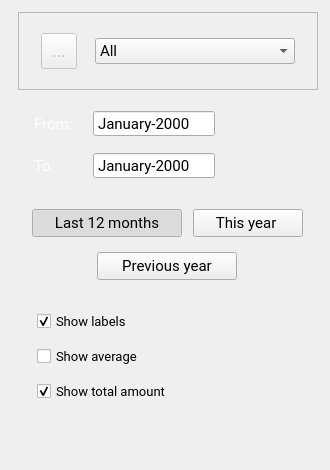
         <widget class="Container" name="expenses">
          <property name="font">
           <font>
            <family>Roboto</family>
            <pointsize>13</pointsize>
           </font>
          </property>
          <property name="features">
           <set>QDockWidget::NoDockWidgetFeatures</set>
          </property>
          <property name="allowedAreas">
           <set>Qt::NoDockWidgetArea</set>
          </property>
          <property name="windowTitle">
           <string>Expenses</string>
          </property>
          <widget class="QWidget" name="dockWidgetContents_23">
           <layout class="QGridLayout" name="gridLayout_43">
            <property name="leftMargin">
             <number>12</number>
            </property>
            <property name="topMargin">
             <number>12</number>
            </property>
            <property name="rightMargin">
             <number>12</number>
            </property>
            <property name="bottomMargin">
             <number>12</number>
            </property>
            <item row="0" column="1">
             <widget class="QWidget" name="widget_expenses_graph" native="true"/>
            </item>
            <item row="0" column="2">
             <widget class="QWidget" name="widget_expenses" native="true">
              <property name="sizePolicy">
               <sizepolicy hsizetype="Minimum" vsizetype="Preferred">
                <horstretch>0</horstretch>
                <verstretch>0</verstretch>
               </sizepolicy>
              </property>
              <property name="maximumSize">
               <size>
                <width>300</width>
                <height>16777215</height>
               </size>
              </property>
              <layout class="QVBoxLayout" name="verticalLayout_3">
               <property name="spacing">
                <number>12</number>
               </property>
               <property name="leftMargin">
                <number>0</number>
               </property>
               <property name="topMargin">
                <number>0</number>
               </property>
               <property name="rightMargin">
                <number>0</number>
               </property>
               <property name="bottomMargin">
                <number>0</number>
               </property>
               <item>
                <widget class="QFrame" name="frame_expenses">
                 <property name="frameShape">
                  <enum>QFrame::StyledPanel</enum>
                 </property>
                 <property name="frameShadow">
                  <enum>QFrame::Raised</enum>
                 </property>
                 <layout class="QHBoxLayout" name="horizontalLayout_2">
                  <property name="leftMargin">
                   <number>9</number>
                  </property>
                  <property name="topMargin">
                   <number>20</number>
                  </property>
                  <property name="rightMargin">
                   <number>9</number>
                  </property>
                  <property name="bottomMargin">
                   <number>20</number>
                  </property>
                  <item>
                   <spacer name="horizontalSpacer_5">
                    <property name="orientation">
                     <enum>Qt::Horizontal</enum>
                    </property>
                    <property name="sizeHint" stdset="0">
                     <size>
                      <width>40</width>
                      <height>20</height>
                     </size>
                    </property>
                   </spacer>
                  </item>
                  <item>
                   <widget class="QToolButton" name="toolButton_icon_category_2">
                    <property name="enabled">
                     <bool>false</bool>
                    </property>
                    <property name="minimumSize">
                     <size>
                      <width>36</width>
                      <height>36</height>
                     </size>
                    </property>
                    <property name="maximumSize">
                     <size>
                      <width>36</width>
                      <height>36</height>
                     </size>
                    </property>
                    <property name="text">
                     <string>...</string>
                    </property>
                    <property name="icon">
                     <iconset resource="../resources/resources.qrc">
                      <normaloff>:/images/images/payments_black_24dp.svg</normaloff>
                      <disabledoff>:/images/images/payments_black_24dp.svg</disabledoff>:/images/images/payments_black_24dp.svg</iconset>
                    </property>
                    <property name="iconSize">
                     <size>
                      <width>36</width>
                      <height>36</height>
                     </size>
                    </property>
                   </widget>
                  </item>
                  <item>
                   <spacer name="horizontalSpacer_9">
                    <property name="orientation">
                     <enum>Qt::Horizontal</enum>
                    </property>
                    <property name="sizeHint" stdset="0">
                     <size>
                      <width>40</width>
                      <height>20</height>
                     </size>
                    </property>
                   </spacer>
                  </item>
                  <item>
                   <widget class="QComboBox" name="expenses_choice">
                    <property name="minimumSize">
                     <size>
                      <width>200</width>
                      <height>0</height>
                     </size>
                    </property>
                    <property name="maximumSize">
                     <size>
                      <width>200</width>
                      <height>16777215</height>
                     </size>
                    </property>
                    <property name="font">
                     <font>
                      <family>Roboto</family>
                      <pointsize>11</pointsize>
                     </font>
                    </property>
                    <item>
                     <property name="text">
                      <string>All</string>
                     </property>
                    </item>
                    <item>
                     <property name="text">
                      <string>Restaurants</string>
                     </property>
                    </item>
                    <item>
                     <property name="text">
                      <string>Gas</string>
                     </property>
                    </item>
                   </widget>
                  </item>
                  <item>
                   <spacer name="horizontalSpacer_4">
                    <property name="orientation">
                     <enum>Qt::Horizontal</enum>
                    </property>
                    <property name="sizeHint" stdset="0">
                     <size>
                      <width>40</width>
                      <height>20</height>
                     </size>
                    </property>
                   </spacer>
                  </item>
                 </layout>
                </widget>
               </item>
               <item>
                <layout class="QGridLayout" name="gridLayout_10">
                 <property name="leftMargin">
                  <number>16</number>
                 </property>
                 <property name="topMargin">
                  <number>8</number>
                 </property>
                 <property name="rightMargin">
                  <number>19</number>
                 </property>
                 <property name="horizontalSpacing">
                  <number>20</number>
                 </property>
                 <property name="verticalSpacing">
                  <number>15</number>
                 </property>
                 <item row="0" column="1">
                  <widget class="QDateEdit" name="dateEdit_expenses_from">
                   <property name="maximumSize">
                    <size>
                     <width>130</width>
                     <height>16777215</height>
                    </size>
                   </property>
                   <property name="font">
                    <font>
                     <family>Roboto</family>
                     <pointsize>11</pointsize>
                    </font>
                   </property>
                   <property name="frame">
                    <bool>true</bool>
                   </property>
                   <property name="buttonSymbols">
                    <enum>QAbstractSpinBox::NoButtons</enum>
                   </property>
                   <property name="displayFormat">
                    <string>MMMM-yyyy</string>
                   </property>
                   <property name="calendarPopup">
                    <bool>false</bool>
                   </property>
                  </widget>
                 </item>
                 <item row="0" column="0">
                  <widget class="QLabel" name="label_from_income_2">
                   <property name="font">
                    <font>
                     <family>Roboto</family>
                     <pointsize>11</pointsize>
                    </font>
                   </property>
                   <property name="styleSheet">
                    <string notr="true">color: white;</string>
                   </property>
                   <property name="text">
                    <string>From:</string>
                   </property>
                  </widget>
                 </item>
                 <item row="1" column="1">
                  <widget class="QDateEdit" name="dateEdit_expenses_to">
                   <property name="maximumSize">
                    <size>
                     <width>130</width>
                     <height>16777215</height>
                    </size>
                   </property>
                   <property name="font">
                    <font>
                     <family>Roboto</family>
                     <pointsize>11</pointsize>
                    </font>
                   </property>
                   <property name="buttonSymbols">
                    <enum>QAbstractSpinBox::NoButtons</enum>
                   </property>
                   <property name="currentSection">
                    <enum>QDateTimeEdit::MonthSection</enum>
                   </property>
                   <property name="displayFormat">
                    <string>MMMM-yyyy</string>
                   </property>
                   <property name="calendarPopup">
                    <bool>false</bool>
                   </property>
                  </widget>
                 </item>
                 <item row="0" column="2" rowspan="2">
                  <widget class="AnimatedButton" name="refresh_expenses" native="true">
                   <property name="minimumSize">
                    <size>
                     <width>54</width>
                     <height>54</height>
                    </size>
                   </property>
                   <property name="maximumSize">
                    <size>
                     <width>54</width>
                     <height>54</height>
                    </size>
                   </property>
                   <property name="cursor">
                    <cursorShape>PointingHandCursor</cursorShape>
                   </property>
                   <property name="toolTip">
                    <string>Refresh graph</string>
                   </property>
                  </widget>
                 </item>
                 <item row="1" column="0">
                  <widget class="QLabel" name="label_3">
                   <property name="font">
                    <font>
                     <family>Roboto</family>
                     <pointsize>11</pointsize>
                    </font>
                   </property>
                   <property name="styleSheet">
                    <string notr="true">color: white;</string>
                   </property>
                   <property name="text">
                    <string>To:</string>
                   </property>
                  </widget>
                 </item>
                 <item row="0" column="3" rowspan="2">
                  <spacer name="horizontalSpacer_3">
                   <property name="orientation">
                    <enum>Qt::Horizontal</enum>
                   </property>
                   <property name="sizeHint" stdset="0">
                    <size>
                     <width>40</width>
                     <height>20</height>
                    </size>
                   </property>
                  </spacer>
                 </item>
                </layout>
               </item>
               <item>
                <layout class="QGridLayout" name="gridLayout_7">
                 <property name="leftMargin">
                  <number>9</number>
                 </property>
                 <property name="topMargin">
                  <number>18</number>
                 </property>
                 <property name="rightMargin">
                  <number>9</number>
                 </property>
                 <property name="horizontalSpacing">
                  <number>6</number>
                 </property>
                 <property name="verticalSpacing">
                  <number>15</number>
                 </property>
                 <item row="0" column="1">
                  <widget class="QPushButton" name="this_year_expenses">
                   <property name="minimumSize">
                    <size>
                     <width>110</width>
                     <height>28</height>
                    </size>
                   </property>
                   <property name="maximumSize">
                    <size>
                     <width>110</width>
                     <height>28</height>
                    </size>
                   </property>
                   <property name="font">
                    <font>
                     <family>Roboto</family>
                     <pointsize>11</pointsize>
                    </font>
                   </property>
                   <property name="cursor">
                    <cursorShape>PointingHandCursor</cursorShape>
                   </property>
                   <property name="text">
                    <string>This year </string>
                   </property>
                   <property name="icon">
                    <iconset resource="../resources/resources.qrc">
                     <normaloff>:/images/images/date_range_black_18dp.svg</normaloff>
                     <activeon>:/images/images/date_range_black_18dp_checked.svg</activeon>:/images/images/date_range_black_18dp.svg</iconset>
                   </property>
                   <property name="iconSize">
                    <size>
                     <width>18</width>
                     <height>18</height>
                    </size>
                   </property>
                   <property name="checkable">
                    <bool>true</bool>
                   </property>
                   <property name="checked">
                    <bool>false</bool>
                   </property>
                   <property name="autoExclusive">
                    <bool>true</bool>
                   </property>
                  </widget>
                 </item>
                 <item row="0" column="0">
                  <widget class="QPushButton" name="last_12_months_expenses">
                   <property name="minimumSize">
                    <size>
                     <width>150</width>
                     <height>28</height>
                    </size>
                   </property>
                   <property name="maximumSize">
                    <size>
                     <width>150</width>
                     <height>28</height>
                    </size>
                   </property>
                   <property name="font">
                    <font>
                     <family>Roboto</family>
                     <pointsize>11</pointsize>
                    </font>
                   </property>
                   <property name="cursor">
                    <cursorShape>PointingHandCursor</cursorShape>
                   </property>
                   <property name="text">
                    <string>Last 12 months</string>
                   </property>
                   <property name="icon">
                    <iconset resource="../resources/resources.qrc">
                     <normaloff>:/images/images/history_black_18dp.svg</normaloff>
                     <activeon>:/images/images/history_black_18dp_checked.svg</activeon>:/images/images/history_black_18dp.svg</iconset>
                   </property>
                   <property name="iconSize">
                    <size>
                     <width>18</width>
                     <height>18</height>
                    </size>
                   </property>
                   <property name="checkable">
                    <bool>true</bool>
                   </property>
                   <property name="checked">
                    <bool>true</bool>
                   </property>
                   <property name="autoExclusive">
                    <bool>true</bool>
                   </property>
                  </widget>
                 </item>
                 <item row="1" column="0" colspan="2">
                  <layout class="QHBoxLayout" name="horizontalLayout_11">
                   <item>
                    <widget class="QPushButton" name="previous_year_expenses">
                     <property name="minimumSize">
                      <size>
                       <width>140</width>
                       <height>28</height>
                      </size>
                     </property>
                     <property name="maximumSize">
                      <size>
                       <width>140</width>
                       <height>28</height>
                      </size>
                     </property>
                     <property name="font">
                      <font>
                       <family>Roboto</family>
                       <pointsize>11</pointsize>
                      </font>
                     </property>
                     <property name="cursor">
                      <cursorShape>PointingHandCursor</cursorShape>
                     </property>
                     <property name="text">
                      <string>Previous year</string>
                     </property>
                     <property name="icon">
                      <iconset resource="../resources/resources.qrc">
                       <normaloff>:/images/images/calendar_today_black_18dp.svg</normaloff>
                       <activeon>:/images/images/calendar_today_black_18dp_checked.svg</activeon>:/images/images/calendar_today_black_18dp.svg</iconset>
                     </property>
                     <property name="iconSize">
                      <size>
                       <width>18</width>
                       <height>18</height>
                      </size>
                     </property>
                     <property name="checkable">
                      <bool>true</bool>
                     </property>
                     <property name="autoRepeat">
                      <bool>true</bool>
                     </property>
                     <property name="autoExclusive">
                      <bool>true</bool>
                     </property>
                    </widget>
                   </item>
                  </layout>
                 </item>
                </layout>
               </item>
               <item>
                <layout class="QVBoxLayout" name="verticalLayout_4">
                 <property name="leftMargin">
                  <number>19</number>
                 </property>
                 <property name="topMargin">
                  <number>18</number>
                 </property>
                 <property name="rightMargin">
                  <number>19</number>
                 </property>
                 <property name="bottomMargin">
                  <number>15</number>
                 </property>
                 <item>
                  <widget class="QCheckBox" name="check_labels_expenses">
                   <property name="font">
                    <font>
                     <family>Roboto</family>
                     <pointsize>10</pointsize>
                    </font>
                   </property>
                   <property name="text">
                    <string>Show labels</string>
                   </property>
                   <property name="checked">
                    <bool>true</bool>
                   </property>
                  </widget>
                 </item>
                 <item>
                  <widget class="QCheckBox" name="check_average_expenses">
                   <property name="font">
                    <font>
                     <family>Roboto</family>
                     <pointsize>10</pointsize>
                    </font>
                   </property>
                   <property name="text">
                    <string>Show average</string>
                   </property>
                   <property name="checked">
                    <bool>false</bool>
                   </property>
                  </widget>
                 </item>
                 <item>
                  <widget class="QCheckBox" name="check_total_expenses">
                   <property name="font">
                    <font>
                     <family>Roboto</family>
                     <pointsize>10</pointsize>
                    </font>
                   </property>
                   <property name="text">
                    <string>Show total amount</string>
                   </property>
                   <property name="checked">
                    <bool>true</bool>
                   </property>
                  </widget>
                 </item>
                </layout>
               </item>
               <item>
                <spacer name="verticalSpacer_2">
                 <property name="orientation">
                  <enum>Qt::Vertical</enum>
                 </property>
                 <property name="sizeHint" stdset="0">
                  <size>
                   <width>20</width>
                   <height>40</height>
                  </size>
                 </property>
                </spacer>
               </item>
              </layout>
             </widget>
            </item>
           </layout>
          </widget>
         </widget>
